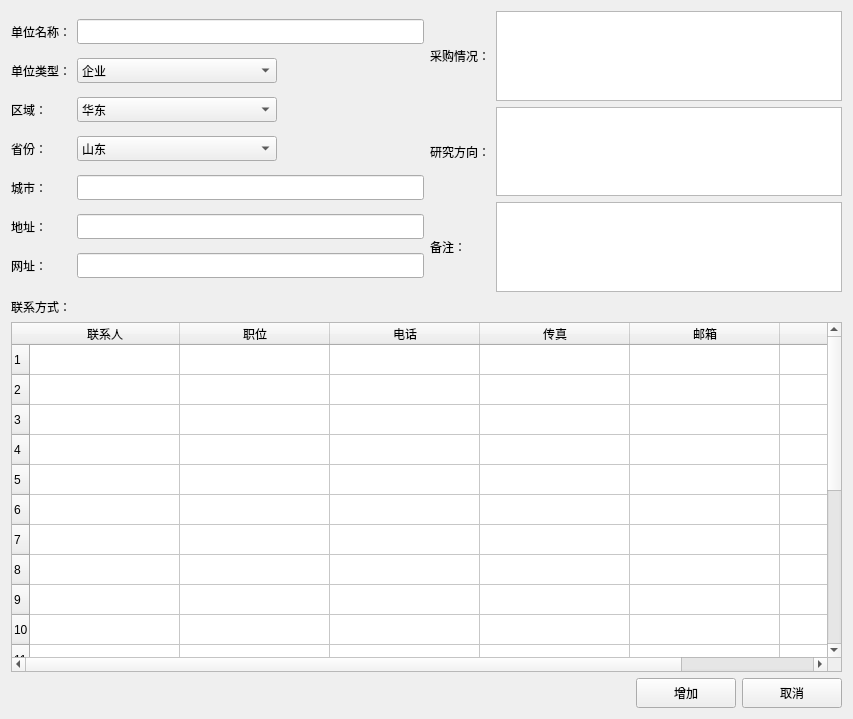
<?xml version="1.0" encoding="UTF-8"?>
<ui version="4.0">
 <class>dlgitem</class>
 <widget class="QWidget" name="dlgitem">
  <property name="geometry">
   <rect>
    <x>0</x>
    <y>0</y>
    <width>853</width>
    <height>719</height>
   </rect>
  </property>
  <property name="windowTitle">
   <string>Form</string>
  </property>
  <layout class="QGridLayout" name="gridLayout_7">
   <item row="0" column="0">
    <layout class="QHBoxLayout" name="horizontalLayout_6">
     <item>
      <layout class="QGridLayout" name="gridLayout_5">
       <item row="0" column="1">
        <widget class="QLineEdit" name="edit_name">
         <property name="minimumSize">
          <size>
           <width>0</width>
           <height>25</height>
          </size>
         </property>
         <property name="maximumSize">
          <size>
           <width>400</width>
           <height>16777215</height>
          </size>
         </property>
        </widget>
       </item>
       <item row="0" column="0">
        <widget class="QLabel" name="label_21">
         <property name="text">
          <string>单位名称：</string>
         </property>
        </widget>
       </item>
       <item row="2" column="0">
        <widget class="QLabel" name="label_23">
         <property name="text">
          <string>区域：</string>
         </property>
        </widget>
       </item>
       <item row="2" column="1">
        <widget class="QComboBox" name="cobox_area">
         <property name="minimumSize">
          <size>
           <width>0</width>
           <height>25</height>
          </size>
         </property>
         <property name="maximumSize">
          <size>
           <width>200</width>
           <height>16777215</height>
          </size>
         </property>
         <item>
          <property name="text">
           <string>华东</string>
          </property>
         </item>
         <item>
          <property name="text">
           <string>华南</string>
          </property>
         </item>
         <item>
          <property name="text">
           <string>华中</string>
          </property>
         </item>
         <item>
          <property name="text">
           <string>华北</string>
          </property>
         </item>
         <item>
          <property name="text">
           <string>其他</string>
          </property>
         </item>
         <item>
          <property name="text">
           <string>外</string>
          </property>
         </item>
        </widget>
       </item>
       <item row="3" column="0">
        <widget class="QLabel" name="label_24">
         <property name="text">
          <string>省份：</string>
         </property>
        </widget>
       </item>
       <item row="1" column="0">
        <widget class="QLabel" name="label_22">
         <property name="text">
          <string>单位类型：</string>
         </property>
        </widget>
       </item>
       <item row="1" column="1">
        <widget class="QComboBox" name="cobox_type">
         <property name="minimumSize">
          <size>
           <width>0</width>
           <height>25</height>
          </size>
         </property>
         <property name="maximumSize">
          <size>
           <width>200</width>
           <height>16777215</height>
          </size>
         </property>
         <item>
          <property name="text">
           <string>企业</string>
          </property>
         </item>
         <item>
          <property name="text">
           <string>高校</string>
          </property>
         </item>
         <item>
          <property name="text">
           <string>研究所</string>
          </property>
         </item>
         <item>
          <property name="text">
           <string>代理</string>
          </property>
         </item>
         <item>
          <property name="text">
           <string>外</string>
          </property>
         </item>
         <item>
          <property name="text">
           <string>政府机构</string>
          </property>
         </item>
         <item>
          <property name="text">
           <string>部队</string>
          </property>
         </item>
         <item>
          <property name="text">
           <string>第三方</string>
          </property>
         </item>
        </widget>
       </item>
       <item row="5" column="0">
        <widget class="QLabel" name="label_26">
         <property name="text">
          <string>地址：</string>
         </property>
        </widget>
       </item>
       <item row="4" column="0">
        <widget class="QLabel" name="label_25">
         <property name="text">
          <string>城市：</string>
         </property>
        </widget>
       </item>
       <item row="5" column="1">
        <widget class="QLineEdit" name="edit_address">
         <property name="minimumSize">
          <size>
           <width>0</width>
           <height>25</height>
          </size>
         </property>
         <property name="maximumSize">
          <size>
           <width>400</width>
           <height>16777215</height>
          </size>
         </property>
        </widget>
       </item>
       <item row="3" column="1">
        <widget class="QComboBox" name="cobox_province">
         <property name="minimumSize">
          <size>
           <width>0</width>
           <height>25</height>
          </size>
         </property>
         <property name="maximumSize">
          <size>
           <width>200</width>
           <height>16777215</height>
          </size>
         </property>
         <item>
          <property name="text">
           <string>山东</string>
          </property>
         </item>
         <item>
          <property name="text">
           <string>浙江</string>
          </property>
         </item>
         <item>
          <property name="text">
           <string>江苏</string>
          </property>
         </item>
         <item>
          <property name="text">
           <string>安徽</string>
          </property>
         </item>
         <item>
          <property name="text">
           <string>上海</string>
          </property>
         </item>
         <item>
          <property name="text">
           <string>福建</string>
          </property>
         </item>
         <item>
          <property name="text">
           <string>湖北</string>
          </property>
         </item>
         <item>
          <property name="text">
           <string>湖南</string>
          </property>
         </item>
         <item>
          <property name="text">
           <string>河南</string>
          </property>
         </item>
         <item>
          <property name="text">
           <string>江西</string>
          </property>
         </item>
         <item>
          <property name="text">
           <string>北京</string>
          </property>
         </item>
         <item>
          <property name="text">
           <string>天津</string>
          </property>
         </item>
         <item>
          <property name="text">
           <string>河北</string>
          </property>
         </item>
         <item>
          <property name="text">
           <string>山西</string>
          </property>
         </item>
         <item>
          <property name="text">
           <string>内蒙</string>
          </property>
         </item>
         <item>
          <property name="text">
           <string>广东</string>
          </property>
         </item>
         <item>
          <property name="text">
           <string>广西</string>
          </property>
         </item>
         <item>
          <property name="text">
           <string>海南</string>
          </property>
         </item>
         <item>
          <property name="text">
           <string>宁夏</string>
          </property>
         </item>
         <item>
          <property name="text">
           <string>新疆</string>
          </property>
         </item>
         <item>
          <property name="text">
           <string>青海</string>
          </property>
         </item>
         <item>
          <property name="text">
           <string>陕西</string>
          </property>
         </item>
         <item>
          <property name="text">
           <string>甘肃</string>
          </property>
         </item>
         <item>
          <property name="text">
           <string>四川</string>
          </property>
         </item>
         <item>
          <property name="text">
           <string>云南</string>
          </property>
         </item>
         <item>
          <property name="text">
           <string>贵州</string>
          </property>
         </item>
         <item>
          <property name="text">
           <string>西藏</string>
          </property>
         </item>
         <item>
          <property name="text">
           <string>重庆</string>
          </property>
         </item>
         <item>
          <property name="text">
           <string>辽宁</string>
          </property>
         </item>
         <item>
          <property name="text">
           <string>吉林</string>
          </property>
         </item>
         <item>
          <property name="text">
           <string>黑龙江</string>
          </property>
         </item>
        </widget>
       </item>
       <item row="4" column="1">
        <widget class="QLineEdit" name="edit_city">
         <property name="minimumSize">
          <size>
           <width>0</width>
           <height>25</height>
          </size>
         </property>
         <property name="maximumSize">
          <size>
           <width>400</width>
           <height>16777215</height>
          </size>
         </property>
        </widget>
       </item>
       <item row="6" column="0">
        <widget class="QLabel" name="label_27">
         <property name="text">
          <string>网址：</string>
         </property>
        </widget>
       </item>
       <item row="6" column="1">
        <widget class="QLineEdit" name="edit_url">
         <property name="minimumSize">
          <size>
           <width>0</width>
           <height>25</height>
          </size>
         </property>
         <property name="maximumSize">
          <size>
           <width>400</width>
           <height>16777215</height>
          </size>
         </property>
        </widget>
       </item>
      </layout>
     </item>
     <item>
      <layout class="QGridLayout" name="gridLayout_6">
       <item row="0" column="0">
        <widget class="QLabel" name="label_28">
         <property name="text">
          <string>采购情况：</string>
         </property>
        </widget>
       </item>
       <item row="1" column="0">
        <widget class="QLabel" name="label_29">
         <property name="text">
          <string>研究方向：</string>
         </property>
        </widget>
       </item>
       <item row="2" column="0">
        <widget class="QLabel" name="label_30">
         <property name="text">
          <string>备注：</string>
         </property>
        </widget>
       </item>
       <item row="1" column="1">
        <widget class="QTextEdit" name="textEdit_research"/>
       </item>
       <item row="0" column="1">
        <widget class="QTextEdit" name="textEdit_buy"/>
       </item>
       <item row="2" column="1">
        <widget class="QTextEdit" name="textEdit_remark"/>
       </item>
      </layout>
     </item>
    </layout>
   </item>
   <item row="1" column="0">
    <widget class="QLabel" name="label_31">
     <property name="text">
      <string>联系方式：</string>
     </property>
    </widget>
   </item>
   <item row="2" column="0">
    <widget class="QTableWidget" name="tableWidget">
     <property name="minimumSize">
      <size>
       <width>0</width>
       <height>350</height>
      </size>
     </property>
     <attribute name="horizontalHeaderCascadingSectionResizes">
      <bool>false</bool>
     </attribute>
     <attribute name="horizontalHeaderDefaultSectionSize">
      <number>150</number>
     </attribute>
     <attribute name="horizontalHeaderMinimumSectionSize">
      <number>100</number>
     </attribute>
     <attribute name="horizontalHeaderStretchLastSection">
      <bool>true</bool>
     </attribute>
     <row>
      <property name="text">
       <string>1</string>
      </property>
     </row>
     <row>
      <property name="text">
       <string>2</string>
      </property>
     </row>
     <row>
      <property name="text">
       <string>3</string>
      </property>
     </row>
     <row>
      <property name="text">
       <string>4</string>
      </property>
     </row>
     <row>
      <property name="text">
       <string>5</string>
      </property>
     </row>
     <row>
      <property name="text">
       <string>6</string>
      </property>
     </row>
     <row>
      <property name="text">
       <string>7</string>
      </property>
     </row>
     <row>
      <property name="text">
       <string>8</string>
      </property>
     </row>
     <row>
      <property name="text">
       <string>9</string>
      </property>
     </row>
     <row>
      <property name="text">
       <string>10</string>
      </property>
     </row>
     <row>
      <property name="text">
       <string>11</string>
      </property>
     </row>
     <row>
      <property name="text">
       <string>12</string>
      </property>
     </row>
     <row>
      <property name="text">
       <string>13</string>
      </property>
     </row>
     <row>
      <property name="text">
       <string>14</string>
      </property>
     </row>
     <row>
      <property name="text">
       <string>15</string>
      </property>
     </row>
     <row>
      <property name="text">
       <string>16</string>
      </property>
     </row>
     <row>
      <property name="text">
       <string>17</string>
      </property>
     </row>
     <row>
      <property name="text">
       <string>18</string>
      </property>
     </row>
     <row>
      <property name="text">
       <string>19</string>
      </property>
     </row>
     <row>
      <property name="text">
       <string>20</string>
      </property>
     </row>
     <column>
      <property name="text">
       <string>联系人</string>
      </property>
     </column>
     <column>
      <property name="text">
       <string>职位</string>
      </property>
     </column>
     <column>
      <property name="text">
       <string>电话</string>
      </property>
     </column>
     <column>
      <property name="text">
       <string>传真</string>
      </property>
     </column>
     <column>
      <property name="text">
       <string>邮箱</string>
      </property>
     </column>
     <column>
      <property name="text">
       <string>可能过时</string>
      </property>
     </column>
    </widget>
   </item>
   <item row="3" column="0">
    <layout class="QHBoxLayout" name="horizontalLayout_5">
     <item>
      <widget class="QLabel" name="labelTip_3">
       <property name="minimumSize">
        <size>
         <width>400</width>
         <height>0</height>
        </size>
       </property>
       <property name="text">
        <string/>
       </property>
      </widget>
     </item>
     <item>
      <spacer name="horizontalSpacer_3">
       <property name="orientation">
        <enum>Qt::Horizontal</enum>
       </property>
       <property name="sizeHint" stdset="0">
        <size>
         <width>40</width>
         <height>20</height>
        </size>
       </property>
      </spacer>
     </item>
     <item>
      <widget class="QPushButton" name="btn_Add">
       <property name="minimumSize">
        <size>
         <width>100</width>
         <height>30</height>
        </size>
       </property>
       <property name="text">
        <string>增加</string>
       </property>
      </widget>
     </item>
     <item>
      <widget class="QPushButton" name="btn_Cancel">
       <property name="minimumSize">
        <size>
         <width>100</width>
         <height>30</height>
        </size>
       </property>
       <property name="text">
        <string>取消</string>
       </property>
      </widget>
     </item>
    </layout>
   </item>
  </layout>
  <zorder></zorder>
  <zorder>tableWidget</zorder>
  <zorder>label_31</zorder>
 </widget>
 <resources/>
 <connections/>
</ui>
